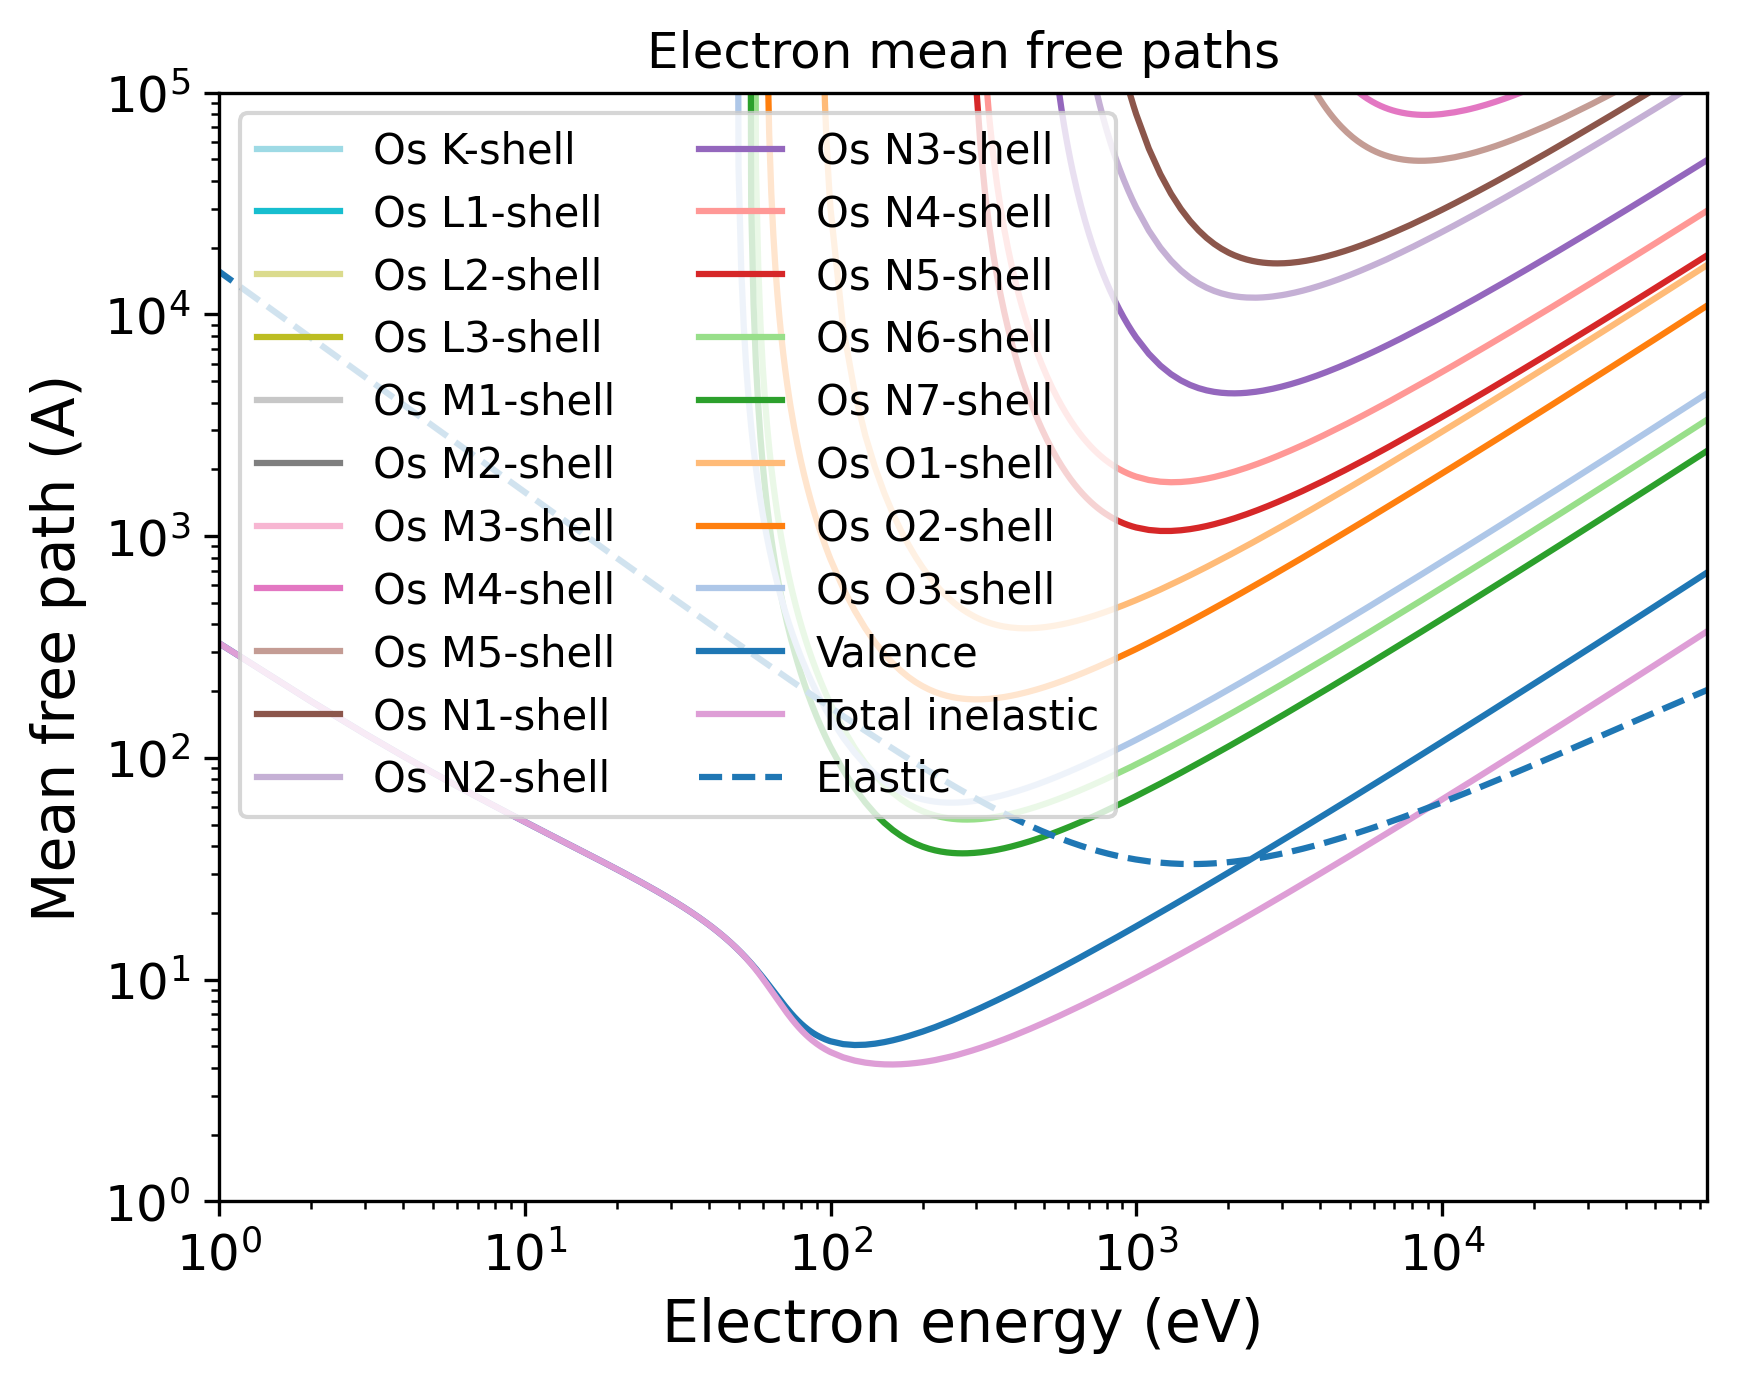

Source code (Python):
import pandas as pd
import numpy as np
import matplotlib.pyplot as plt
import matplotlib.cm as cm
# Set the format:
plt.xlabel("Electron energy (eV)", fontsize=14)
plt.ylabel("Mean free path (A)", fontsize=14)
plt.xticks(fontsize=12)
plt.yticks(fontsize=12)
plt.grid(False)
# Set the axes:
# Read the output file:
df = pd.read_csv(r"OUTPUT_Os_Electron_IMFP.dat", sep=r'\s+', header=None, comment="#", skipinitialspace=True)
plt.xscale("log")
plt.yscale("log")
# Prepare the plot:
columns_to_plot = [ 1, 2, 3, 4, 5, 6, 7, 8, 9, 10, 11, 12, 13, 14, 15, 16, 17, 18, 19, 20, 21]
labels = [ "Os K-shell", "Os L1-shell", "Os L2-shell", "Os L3-shell", "Os M1-shell", "Os M2-shell", "Os M3-shell", "Os M4-shell", "Os M5-shell", "Os N1-shell", "Os N2-shell", "Os N3-shell", "Os N4-shell", "Os N5-shell", "Os N6-shell", "Os N7-shell", "Os O1-shell", "Os O2-shell", "Os O3-shell", "Valence", "Total inelastic"]
# Create N distinct colors from a colormap
N = len(columns_to_plot)
colors = np.vstack([plt.cm.tab20(np.linspace(1, 0, 20)), plt.cm.tab20b(np.linspace(1, 0, 20))])
# Set line styles:
linestyles = [ "-", "-", "-", "-", "-", "-", "-", "-", "-", "-", "-", "-", "-", "-", "-", "-", "-", "-", "-", "-", "-"]
for i, col in enumerate(columns_to_plot):
    color = colors[i % len(colors)]
    ls    = linestyles[i % len(linestyles)]
    label = labels[i % len(labels)]
    plt.plot(df.iloc[:, 0], df.iloc[:, col],
    color=color,
    label=label,
    linestyle=ls)
# Add a curve from the second file
df2 = pd.read_csv(r"OUTPUT_Os_Electron_EMFP.dat", sep=r'\s+', header=None, comment="#", skipinitialspace=True)
columns_to_plot2 = [ 2]
labels2 = [ "Elastic"]
# Create second part of the plot:
for col, label in zip(columns_to_plot2, labels2):
    plt.plot(df2.iloc[:, 0], df2.iloc[:, col], label=label, linestyle="--")
plt.xlim(1.00000000,73876.00100000)
plt.ylim(1.00000000,100000.00000000)
plt.title("Electron mean free paths")
plt.legend(loc="best", fontsize=10, ncol=2)
# Save the plot in this format:
plt.savefig("OUTPUT_MFP_electron.png", dpi=300, bbox_inches="tight")
